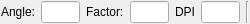
<?xml version="1.0" encoding="UTF-8"?>
<ui version="4.0">
 <class>Ui_ImageOptions</class>
 <widget class="QWidget" name="Ui_ImageOptions">
  <property name="geometry">
   <rect>
    <x>0</x>
    <y>0</y>
    <width>250</width>
    <height>24</height>
   </rect>
  </property>
  <property name="sizePolicy">
   <sizepolicy hsizetype="Maximum" vsizetype="Fixed">
    <horstretch>0</horstretch>
    <verstretch>0</verstretch>
   </sizepolicy>
  </property>
  <property name="minimumSize">
   <size>
    <width>200</width>
    <height>22</height>
   </size>
  </property>
  <property name="maximumSize">
   <size>
    <width>250</width>
    <height>32767</height>
   </size>
  </property>
  <property name="windowTitle">
   <string>Insert Options</string>
  </property>
  <property name="toolTip">
   <string/>
  </property>
  <layout class="QHBoxLayout">
   <property name="leftMargin">
    <number>1</number>
   </property>
   <property name="topMargin">
    <number>1</number>
   </property>
   <property name="rightMargin">
    <number>1</number>
   </property>
   <property name="bottomMargin">
    <number>1</number>
   </property>
   <item>
    <widget class="QLabel" name="lAngle">
     <property name="text">
      <string>Angle:</string>
     </property>
     <property name="wordWrap">
      <bool>false</bool>
     </property>
    </widget>
   </item>
   <item>
    <widget class="QLineEdit" name="leAngle">
     <property name="toolTip">
      <string>Rotation Angle</string>
     </property>
    </widget>
   </item>
   <item>
    <widget class="QLabel" name="lFactor">
     <property name="text">
      <string>Factor:</string>
     </property>
     <property name="wordWrap">
      <bool>false</bool>
     </property>
    </widget>
   </item>
   <item>
    <widget class="QLineEdit" name="leFactor">
     <property name="sizePolicy">
      <sizepolicy hsizetype="Expanding" vsizetype="Fixed">
       <horstretch>0</horstretch>
       <verstretch>0</verstretch>
      </sizepolicy>
     </property>
     <property name="toolTip">
      <string>Scale Factor</string>
     </property>
    </widget>
   </item>
   <item>
    <widget class="QLabel" name="lDPI">
     <property name="text">
      <string>DPI</string>
     </property>
    </widget>
   </item>
   <item>
    <widget class="QLineEdit" name="leDPI">
     <property name="toolTip">
      <string>DPI of Image</string>
     </property>
    </widget>
   </item>
   <item>
    <widget class="Line" name="sep1_2">
     <property name="sizePolicy">
      <sizepolicy hsizetype="Fixed" vsizetype="Minimum">
       <horstretch>0</horstretch>
       <verstretch>0</verstretch>
      </sizepolicy>
     </property>
     <property name="frameShape">
      <enum>QFrame::VLine</enum>
     </property>
     <property name="frameShadow">
      <enum>QFrame::Sunken</enum>
     </property>
    </widget>
   </item>
  </layout>
 </widget>
 <layoutdefault spacing="6" margin="11"/>
 <resources/>
 <connections>
  <connection>
   <sender>leAngle</sender>
   <signal>textChanged(QString)</signal>
   <receiver>Ui_ImageOptions</receiver>
   <slot>updateData()</slot>
   <hints>
    <hint type="sourcelabel">
     <x>57</x>
     <y>21</y>
    </hint>
    <hint type="destinationlabel">
     <x>20</x>
     <y>20</y>
    </hint>
   </hints>
  </connection>
  <connection>
   <sender>leDPI</sender>
   <signal>textChanged(QString)</signal>
   <receiver>Ui_ImageOptions</receiver>
   <slot>updateDPI()</slot>
   <hints>
    <hint type="sourcelabel">
     <x>223</x>
     <y>21</y>
    </hint>
    <hint type="destinationlabel">
     <x>20</x>
     <y>20</y>
    </hint>
   </hints>
  </connection>
  <connection>
   <sender>leFactor</sender>
   <signal>textChanged(QString)</signal>
   <receiver>Ui_ImageOptions</receiver>
   <slot>updateFactor()</slot>
   <hints>
    <hint type="sourcelabel">
     <x>149</x>
     <y>6</y>
    </hint>
    <hint type="destinationlabel">
     <x>171</x>
     <y>53</y>
    </hint>
   </hints>
  </connection>
 </connections>
 <slots>
  <slot>updateFactor()</slot>
 </slots>
</ui>
